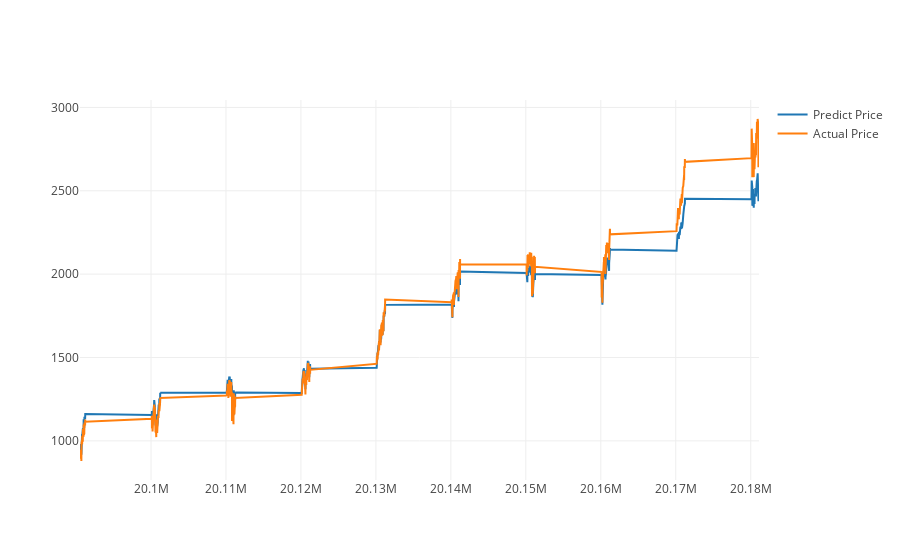

Notebook code for this chart:
### Code cell
actual_chart = go.Scatter(x=predictDates, y=testY_reshape, name= 'Actual Price')
predict_chart = go.Scatter(x=predictDates, y=yhat_reshape, name= 'Predict Price')
py.iplot([predict_chart, actual_chart])

### Figure 1 — Plotly figure (JSON) as saved in the notebook; plotly's stock layout.template omitted (floating-point values rounded to 4 significant figures; data arrays with more than 128 entries replaced by an {"elided": "..."} marker saying what was removed)
{"data": [{"name": "Predict Price", "type": "scatter", "uid": "f3d97802-5868-4ef8-bfd9-b001150f49cc", "x": {"elided": "2377 int values"}, "y": {"elided": "2377 float values"}}, {"name": "Actual Price", "type": "scatter", "uid": "a49edb0e-5064-4e8f-9b0e-63d822e4b458", "x": {"elided": "2377 int values"}, "y": {"elided": "2377 float values"}}], "layout": {}}
